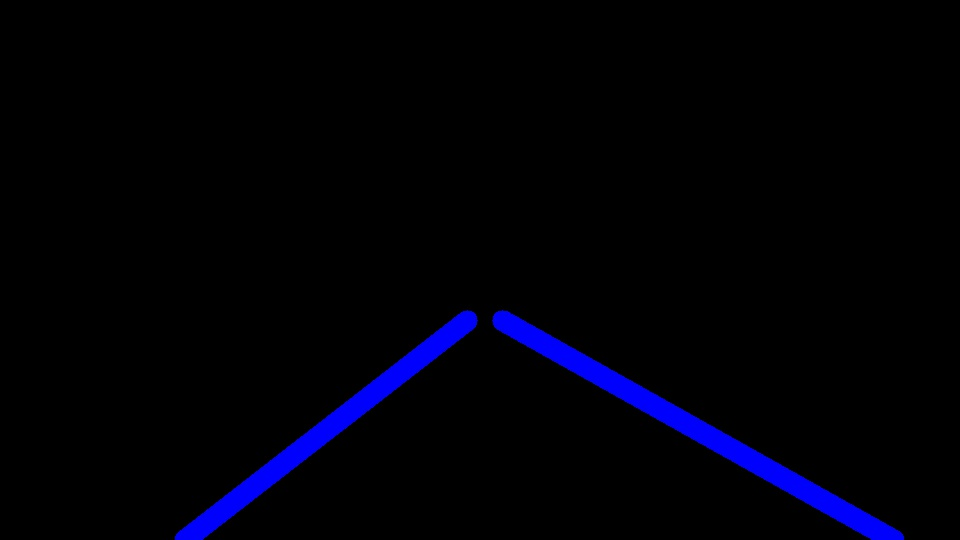
#> input picture test_images/hough_solidWhiteCurve.jpg, 960 x 540 px; its folder holds only this picture in this run
$ jupyter execute --allow-errors P1.ipynb   (shell and % lines are left out)
#> lines starting #> are read from the running program, lines starting #| are printed output that depends on the picture; after the words box and inside, x2 and y2 are one past the last pixel; in counts of white or black regions, pixels touching at a corner belong together
# Self-Driving Car Engineer Nanodegree

## Project: **Finding Lane Lines on the Road**
***
In this project, you will use the tools you learned about in the lesson to identify lane lines on the road.  You can develop your pipeline on a series of individual images, and later apply the result to a video stream (really just a series of images). Check out the video clip "raw-lines-example.mp4" (also contained in this repository) to see what the output should look like after using the helper functions below.

Once you have a result that looks roughly like "raw-lines-example.mp4", you'll need to get creative and try to average and/or extrapolate the line segments you've detected to map out the full extent of the lane lines.  You can see an example of the result you're going for in the video "P1_example.mp4".  Ultimately, you would like to draw just one line for the left side of the lane, and one for the right.

In addition to implementing code, there is a brief writeup to complete. The writeup should be completed in a separate file, which can be either a markdown file or a pdf document. There is a [write up template](https://github.com/udacity/CarND-LaneLines-P1/blob/master/writeup_template.md) that can be used to guide the writing process. Completing both the code in the Ipython notebook and the writeup template will cover all of the [rubric points](https://review.udacity.com/#!/rubrics/322/view) for this project.

---
Let's have a look at our first image called 'test_images/solidWhiteRight.jpg'.  Run the 2 cells below (hit Shift-Enter or the "play" button above) to display the image.

**Note: If, at any point, you encounter frozen display windows or other confounding issues, you can always start again with a clean slate by going to the "Kernel" menu above and selecting "Restart & Clear Output".**

---

**The tools you have are color selection, region of interest selection, grayscaling, Gaussian smoothing, Canny Edge Detection and Hough Tranform line detection.  You  are also free to explore and try other techniques that were not presented in the lesson.  Your goal is piece together a pipeline to detect the line segments in the image, then average/extrapolate them and draw them onto the image for display (as below).  Once you have a working pipeline, try it out on the video stream below.**

---

<figure>

 <figcaption>
 <p></p>
 <p style="text-align: center;"> Your output should look something like this (above) after detecting line segments using the helper functions below </p>
 </figcaption>
</figure>
 <p></p>
<figure>

 <figcaption>
 <p></p>
 <p style="text-align: center;"> Your goal is to connect/average/extrapolate line segments to get output like this</p>
 </figcaption>
</figure>

**Run the cell below to import some packages.  If you get an `import error` for a package you've already installed, try changing your kernel (select the Kernel menu above --> Change Kernel).  Still have problems?  Try relaunching Jupyter Notebook from the terminal prompt.  Also, consult the forums for more troubleshooting tips.**

## Import Packages

[cell 1]
#importing some useful packages
import matplotlib.pyplot as plt
import matplotlib.image as mpimg
import numpy as np
import cv2

## Read in an Image

#> (a cell that did not finish here is left out)

## Ideas for Lane Detection Pipeline

**Some OpenCV functions (beyond those introduced in the lesson) that might be useful for this project are:**

`cv2.inRange()` for color selection
`cv2.fillPoly()` for regions selection
`cv2.line()` to draw lines on an image given endpoints
`cv2.addWeighted()` to coadd / overlay two images
`cv2.cvtColor()` to grayscale or change color
`cv2.imwrite()` to output images to file
`cv2.bitwise_and()` to apply a mask to an image

**Check out the OpenCV documentation to learn about these and discover even more awesome functionality!**

## Helper Functions

Below are some helper functions to help get you started. They should look familiar from the lesson!

[cell 3]
import math

def grayscale(img):
    """Applies the Grayscale transform
    This will return an image with only one color channel
    but NOTE: to see the returned image as grayscale
    (assuming your grayscaled image is called 'gray')
    you should call plt.imshow(gray, cmap='gray')"""
    return cv2.cvtColor(img, cv2.COLOR_RGB2GRAY)
    # Or use BGR2GRAY if you read an image with cv2.imread()
    # return cv2.cvtColor(img, cv2.COLOR_BGR2GRAY)

def canny(img, low_threshold, high_threshold):
    """Applies the Canny transform"""
    return cv2.Canny(img, low_threshold, high_threshold)

def gaussian_blur(img, kernel_size):
    """Applies a Gaussian Noise kernel"""
    return cv2.GaussianBlur(img, (kernel_size, kernel_size), 0)

def region_of_interest(img, vertices):
    """
    Applies an image mask.

    Only keeps the region of the image defined by the polygon
    formed from `vertices`. The rest of the image is set to black.
    """
    #defining a blank mask to start with
    mask = np.zeros_like(img)

    #defining a 3 channel or 1 channel color to fill the mask with depending on the input image
    if len(img.shape) > 2:
        channel_count = img.shape[2]  # i.e. 3 or 4 depending on your image
        ignore_mask_color = (255,) * channel_count
    else:
        ignore_mask_color = 255

    #filling pixels inside the polygon defined by "vertices" with the fill color
    cv2.fillPoly(mask, vertices, ignore_mask_color)

    #returning the image only where mask pixels are nonzero
    masked_image = cv2.bitwise_and(img, mask)
    return masked_image


def draw_lines(img, lines, color=[255, 0, 0], thickness=20):
    """
    NOTE: this is the function you might want to use as a starting point once you want to
    average/extrapolate the line segments you detect to map out the full
    extent of the lane (going from the result shown in raw-lines-example.mp4
    to that shown in P1_example.mp4).

    Think about things like separating line segments by their
    slope ((y2-y1)/(x2-x1)) to decide which segments are part of the left
    line vs. the right line.  Then, you can average the position of each of
    the lines and extrapolate to the top and bottom of the lane.

    This function draws `lines` with `color` and `thickness`.
    Lines are drawn on the image inplace (mutates the image).
    If you want to make the lines semi-transparent, think about combining
    this function with the weighted_img() function below
    """
    rm=[]
    lm=[]
    rc=[]
    lc=[]

    for line in lines:
        for x1,y1,x2,y2 in line:
            slope = (y2-y1)/(x2-x1)
            center = [(x2+x1)/2,(y2+y1)/2]
            if slope>0 and slope<1:
                lm.append(slope)
                lc.append(center)
            if slope<0 and slope>-1:
                rm.append(slope)
                rc.append(center)
    r_slope = np.sum(rm)/len(rm)
    l_slope = np.sum(lm)/len(lm)
    r_center = np.divide(np.sum(rc,axis=0),len(rc))
    l_center = np.divide(np.sum(lc,axis=0),len(lc))
    height = 320
    bottom_img = 540
    rx1 = int(r_center[0]-((r_center[1]-bottom_img)/r_slope))
    lx1 = int(l_center[0]-((l_center[1]-bottom_img)/l_slope))
    rx2 = int(r_center[0]-((r_center[1]-height)/r_slope))
    lx2 = int(l_center[0]-((l_center[1]-height)/l_slope))
    cv2.line(img, (rx1, bottom_img), (rx2, height), color, thickness)
    cv2.line(img, (lx1, bottom_img), (lx2, height), color, thickness)

def hough_lines(img, rho, theta, threshold, min_line_len, max_line_gap):
    """
    `img` should be the output of a Canny transform.

    Returns an image with hough lines drawn.
    """
    lines = cv2.HoughLinesP(img, rho, theta, threshold, np.array([]), minLineLength=min_line_len, maxLineGap=max_line_gap)
    line_img = np.zeros((img.shape[0], img.shape[1], 3), dtype=np.uint8)
    draw_lines(line_img, lines)
    return line_img

# Python 3 has support for cool math symbols.

def weighted_img(img, initial_img, α=0.8, β=1., γ=0.):
    """
    `img` is the output of the hough_lines(), An image with lines drawn on it.
    Should be a blank image (all black) with lines drawn on it.

    `initial_img` should be the image before any processing.

    The result image is computed as follows:

    initial_img * α + img * β + γ
    NOTE: initial_img and img must be the same shape!
    """
    return cv2.addWeighted(initial_img, α, img, β, γ)

## Test Images

Build your pipeline to work on the images in the directory "test_images"
**You should make sure your pipeline works well on these images before you try the videos.**

[cell 4]
import os
files = os.listdir("test_images/")
#> files = ['hough_solidWhiteCurve.jpg']
#> further down, img is the input picture: shape (540, 960, 3); mean R, G, B 0.1, 0.1, 8.3

## Build a Lane Finding Pipeline

Build the pipeline and run your solution on all test_images. Make copies into the `test_images_output` directory, and you can use the images in your writeup report.

Try tuning the various parameters, especially the low and high Canny thresholds as well as the Hough lines parameters.

#> (a cell that did not finish here is left out)

#> in grayscale, `return cv2.cvtColor(img, cv2.COLOR_RGB2GRAY)`:
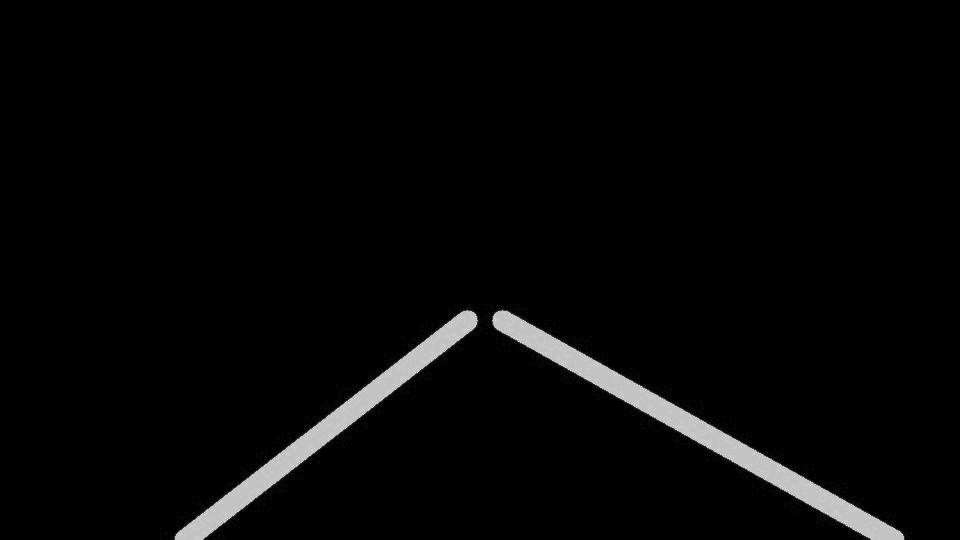
#> returned value: shape (540, 960); min 0, max 38, mean 1; drawn with min black and max white
        blur = gaussian_blur(gray, 3)
#> in gaussian_blur, `return cv2.GaussianBlur(img, (kernel_size, kernel_size), 0)`:
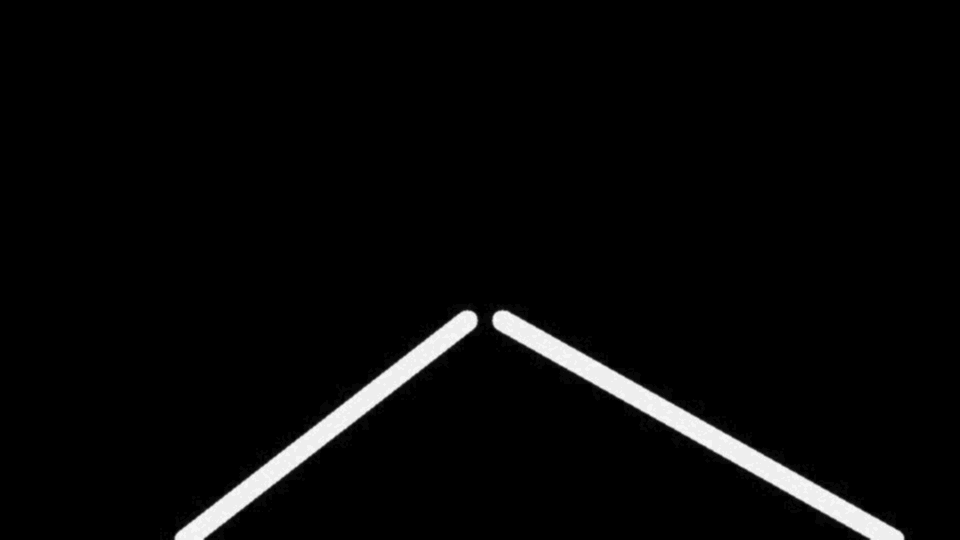
#> returned value: shape (540, 960); min 0, max 31, mean 1; drawn with min black and max white
        canny_edges = canny(blur,50,150)
#> in canny, `return cv2.Canny(img, low_threshold, high_threshold)`: returned value: shape (540, 960); every value is 0
        imshape = img.shape
        vertices = np.array([[(.51*imshape[1],imshape[0]*.58),(.49*imshape[1],imshape[0]*.58), (0, imshape[0]), (imshape[1],imshape[0])]], dtype=np.int32)
        crop = region_of_interest(canny_edges, vertices)
#> in region_of_interest, `cv2.fillPoly(mask, vertices, ignore_mask_color)`:
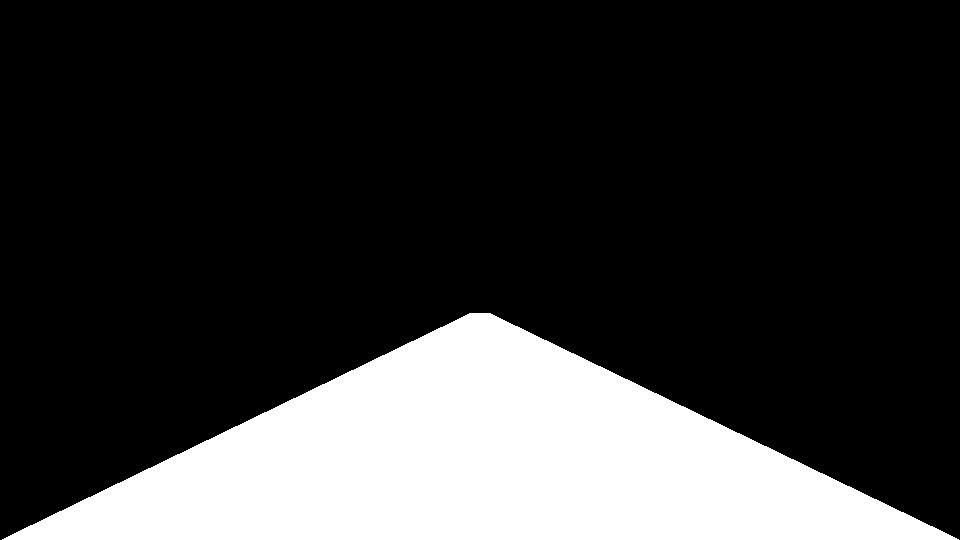
#> mask: shape (540, 960); 21.4% white; 1 white region, box (x1, y1, x2, y2) and area: (2, 313, 959, 540) 111131
        lines = hough_lines(crop, 1, np.pi/180, 35,5,2)
#> in hough_lines, `lines = cv2.HoughLinesP(img, rho, theta, threshold, np.array([]), minL..`: lines = None
        final_image = weighted_img(lines, img)
        plt.imshow(final_image, cmap = 'gray')
        r,g,b = cv2.split(final_image)
        result = cv2.merge((b,g,r))
        cv2.imwrite("test_images/output_"+file,result)
